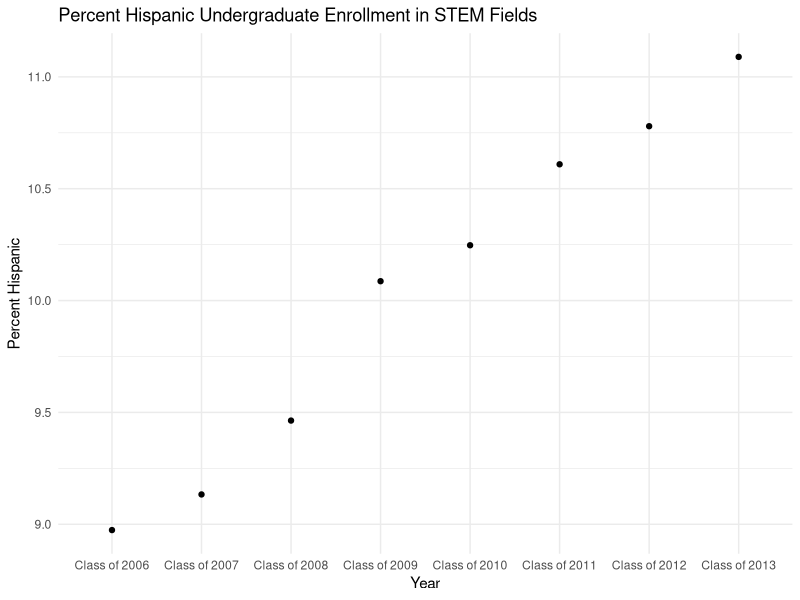
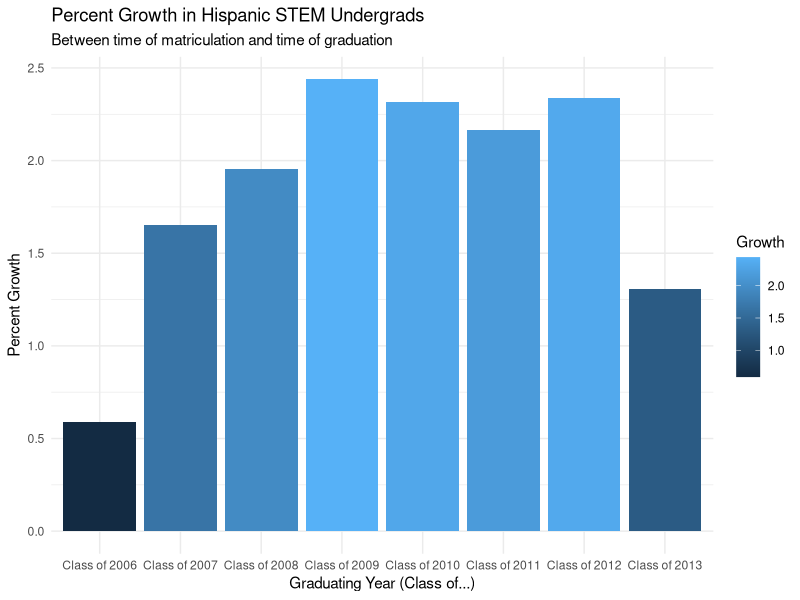
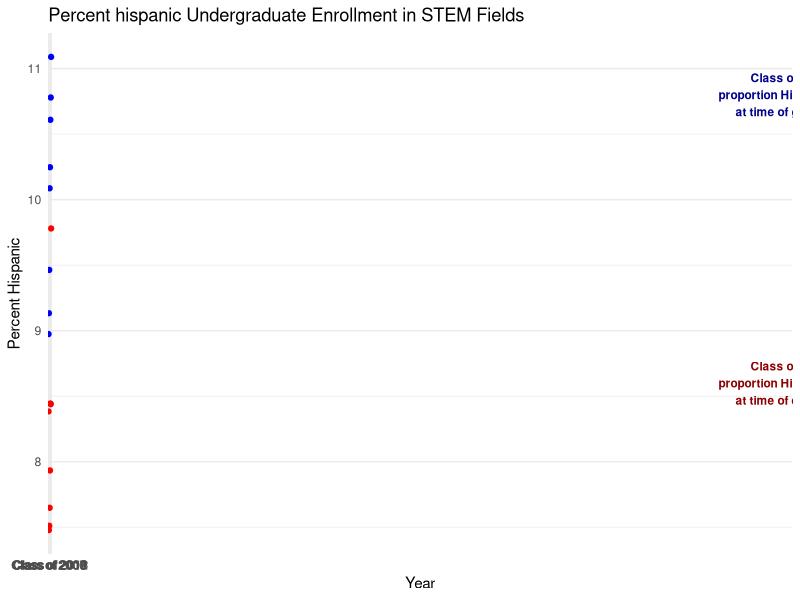

The R script that drew these images, in order:
### NOTES (read): presenting graphs with the x axis of "year" is confusing. 
# what the graphs are actually showing are the outcomes for the CLASS of "year"
# e.g. the bar graph shows the percent growth in female STEM students for the CLASS of 2006, 2007, etc.
# how can we make labels into "class of ____"?
# note: we want to maintain the year by year line chart so these edits should happen in a diff set?

library(readxl)
library(tidyverse)
library(tidyr)

undergradenrollment <- read_excel("undergradenrollment.xlsx")

data <- undergradenrollment %>%
  mutate(prophispanic = hispanic/undergrads*100, firstyearprophispanic = firstyearhispanic/firstyearundergrads*100) %>% 
  mutate(growth = prophispanic-firstyearprophispanic)

ggplot(data=data, mapping = aes(x=(year),y=prophispanic),group=year) +
  geom_point() +
  geom_line(colour="blue") +
  geom_text(aes(label=""),position = position_dodge(0.6)) +
  ggtitle("Percent Hispanic Undergraduate Enrollment in STEM Fields") +
  xlab("Year") +
  ylab("Percent Hispanic") +
  theme_minimal()

ggplot(data=data, mapping=aes(x=year,y=growth)) +
  geom_col(aes(fill=growth)) +
  ylab("Percent Growth") +
  xlab("Graduating Year (Class of...)") +
  ggtitle("Percent Growth in Hispanic STEM Undergrads",subtitle = "Between time of matriculation and time of graduation") +
  labs(fill="Growth") +
  theme_minimal()

# what does the above mean? plot a line graph with prop in enrolling year and prop in graduating year:

legend_ord <- c("At Matriculation","At Graduation")

ggplot(data=data) +
  geom_point(mapping = aes(x=(year),y=prophispanic), colour = "Blue") +
  geom_point(mapping = aes(x=(year),y=firstyearprophispanic),colour="Red") +
  geom_line(aes(x=(year), y=prophispanic), colour = "Blue") +
  geom_line(aes(x=(year), y=firstyearprophispanic), colour = "Red") +
  ggtitle("Percent hispanic Undergraduate Enrollment in STEM Fields") +
  xlab("Year") +
  ylab("Percent Hispanic") +
  annotate("text", x = 2010, y = 8.6, label = "Class of 2010, \n proportion Hispanic STEM \n at time of enrollment", size=3, fontface=2, colour="darkred") +
  annotate("text", x = 2010, y = 10.8, label = "Class of 2010, \n proportion Hispanic STEM \n at time of graduation", size=3, fontface=2, colour="darkblue") +
  theme_minimal() +
  labs(fill="Education Level") +
  scale_fill_discrete(breaks=legend_ord)

